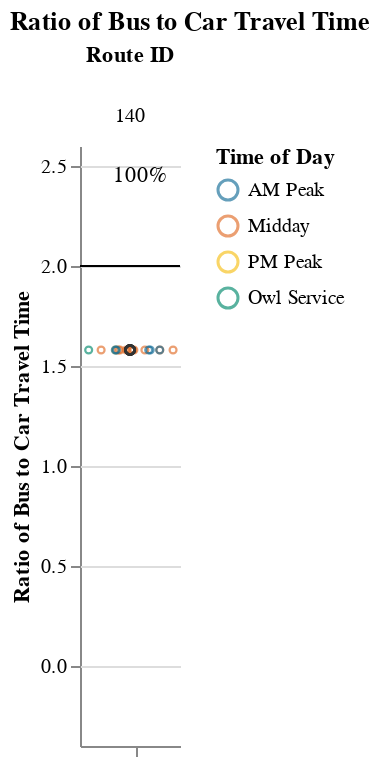
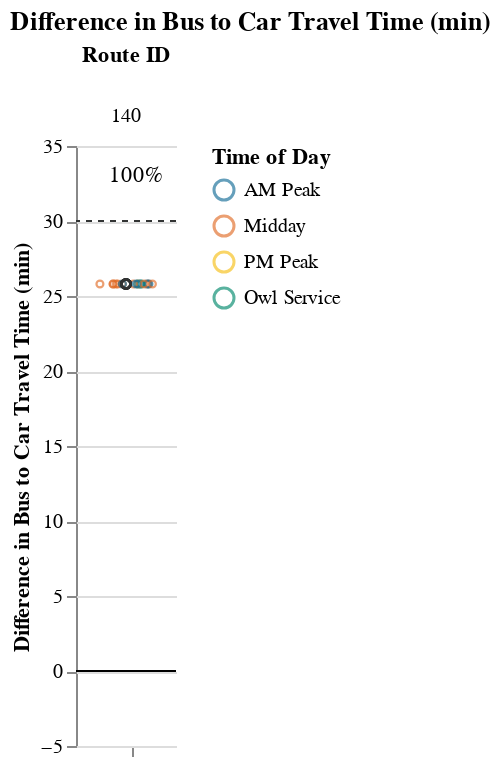

Notebook cell for these charts, in order:
### Markdown cell above
### Medium Routes (1-1.5 hrs)

### Code cell
route_group = "medium"
try:
    display_charts_for_route_group(df, route_group)
except:
    print("No routes meet this criteria.")

### Figure 1 — Vega-Lite specification as saved in the notebook (floating-point values rounded to 4 significant figures)
{"config": {"view": {"continuousWidth": 400, "continuousHeight": 300, "stroke": null}, "facet": {"spacing": 0}}, "data": {"name": "data-7912edfb25ad49102130221559676440"}, "facet": {"column": {"field": "route_id", "sort": ["140"], "title": "Route ID", "type": "nominal"}}, "spec": {"layer": [{"mark": "rule", "encoding": {"color": {"value": "black"}, "y": {"field": "cutoff", "type": "quantitative"}}, "selection": {"selector001": {"type": "interval", "bind": "scales", "encodings": ["x", "y"]}}}, {"mark": {"type": "point", "opacity": 0.65, "size": 12, "strokeWidth": 1.1}, "encoding": {"color": {"field": "time_of_day", "scale": {"range": ["#136C97", "#E16B26", "#F6BF16", "#00896B", "#7790A3", "#5B559C"]}, "sort": ["AM Peak", "Midday", "PM Peak", "Owl Service"], "title": "Time of Day", "type": "nominal"}, "tooltip": [{"field": "route_id", "type": "nominal"}, {"field": "trip_id", "type": "nominal"}, {"field": "service_hours", "type": "quantitative"}, {"field": "car_duration_hours", "type": "quantitative"}, {"field": "bus_multiplier", "type": "quantitative"}, {"field": "bus_difference", "type": "quantitative"}, {"field": "num_trips", "type": "quantitative"}, {"field": "num_competitive", "type": "quantitative"}, {"field": "pct_trips_competitive", "type": "quantitative"}, {"field": "p25", "type": "quantitative"}, {"field": "p50", "type": "quantitative"}, {"field": "p75", "type": "quantitative"}], "x": {"axis": {"grid": false, "labels": false, "ticks": true, "values": [0]}, "field": "jitter", "scale": {}, "title": null, "type": "quantitative"}, "y": {"field": "bus_multiplier", "scale": {"domain": [-0.25, 2.5]}, "title": "Ratio of Bus to Car Travel Time", "type": "quantitative"}}, "transform": [{"calculate": "sqrt(-2*log(random()))*cos(2*PI*random())", "as": "jitter"}], "width": 50}, {"layer": [{"mark": {"type": "point", "opacity": 0.6, "size": 20, "strokeWidth": 1.3}, "encoding": {"color": {"value": "#323434"}, "y": {"field": "bus_multiplier", "type": "quantitative"}}, "transform": [{"filter": "(datum.p50_trip === 1)"}]}, {"mark": {"type": "text", "align": "center", "baseline": "middle"}, "encoding": {"color": {"value": "black"}, "text": {"field": "pct_trips_competitive", "format": ".0%", "type": "quantitative"}, "tooltip": [{"field": "route_id", "type": "nominal"}, {"field": "trip_id", "type": "nominal"}, {"field": "service_hours", "type": "quantitative"}, {"field": "car_duration_hours", "type": "quantitative"}, {"field": "bus_multiplier", "type": "quantitative"}, {"field": "bus_difference", "type": "quantitative"}, {"field": "num_trips", "type": "quantitative"}, {"field": "num_competitive", "type": "quantitative"}, {"field": "pct_trips_competitive", "type": "quantitative"}, {"field": "p25", "type": "quantitative"}, {"field": "p50", "type": "quantitative"}, {"field": "p75", "type": "quantitative"}], "x": {"value": 30}, "y": {"value": 15}}, "transform": [{"calculate": "sqrt(-2*log(random()))*cos(2*PI*random())", "as": "jitter"}, {"filter": "(datum.fastest_trip === 1)"}]}]}]}, "resolve": {"scale": {"y": "shared"}}, "title": "Ratio of Bus to Car Travel Time", "$schema": "https://vega.github.io/schema/vega-lite/v4.17.0.json", "datasets": {"data-7912edfb25ad49102130221559676440": [{"calitp_itp_id": 162, "trip_key": -7441048457027491372, "trip_id": "t_701154_b_486_tn_0", "shape_id": "p_2592", "route_id": "140", "service_hours": 1.17, "trip_first_departure_ts": 58500, "trip_last_arrival_ts": 62700, "departure_hour": 16, "time_of_day": "Midday", "p25": 1.17, "p50": 1.17, "p75": 1.17, "p50_trip": 1, "fastest_trip": 0, "car_duration_hours": 0.74, "competitive_route": 1, "bus_multiplier": 1.58, "bus_difference": 25.8, "num_trips": 18, "num_competitive": 18, "pct_trips_competitive": 1.0, "bus_difference_spread": 0.0, "route_group": "medium", "max_trip_hrs": 1.17, "max_trip_route_group": 1.25, "name": "Lassen Transit Service Agency", "caltrans_district": "02 - Redding", "drmt_organization_name": null, "cutoff2": 30, "cutoff": 2}, {"calitp_itp_id": 162, "trip_key": -6655135641420223528, "trip_id": "t_701159_b_486_tn_0", "shape_id": "p_2590", "route_id": "140", "service_hours": 1.17, "trip_first_departure_ts": 58500, "trip_last_arrival_ts": 62700, "departure_hour": 16, "time_of_day": "Midday", "p25": 1.17, "p50": 1.17, "p75": 1.17, "p50_trip": 1, "fastest_trip": 0, "car_duration_hours": 0.74, "competitive_route": 1, "bus_multiplier": 1.58, "bus_difference": 25.8, "num_trips": 18, "num_competitive": 18, "pct_trips_competitive": 1.0, "bus_difference_spread": 0.0, "route_group": "medium", "max_trip_hrs": 1.17, "max_trip_route_group": 1.25, "name": "Lassen Transit Service Agency", "caltrans_district": "02 - Redding", "drmt_organization_name": null, "cutoff2": 30, "cutoff": 2}, {"calitp_itp_id": 162, "trip_key": 163123633730246985, "trip_id": "t_43182_b_486_tn_0", "shape_id": "p_2590", "route_id": "140", "service_hours": 1.17, "trip_first_departure_ts": 27000, "trip_last_arrival_ts": 31200, "departure_hour": 7, "time_of_day": "AM Peak", "p25": 1.17, "p50": 1.17, "p75": 1.17, "p50_trip": 1, "fastest_trip": 0, "car_duration_hours": 0.74, "competitive_route": 1, "bus_multiplier": 1.58, "bus_difference": 25.8, "num_trips": 18, "num_competitive": 18, "pct_trips_competitive": 1.0, "bus_difference_spread": 0.0, "route_group": "medium", "max_trip_hrs": 1.17, "max_trip_route_group": 1.25, "name": "Lassen Transit Service Agency", "caltrans_district": "02 - Redding", "drmt_organization_name": null, "cutoff2": 30, "cutoff": 2}, {"calitp_itp_id": 162, "trip_key": -7451064904626647667, "trip_id": "t_65615_b_486_tn_0", "shape_id": "p_2590", "route_id": "140", "service_hours": 1.17, "trip_first_departure_ts": 35400, "trip_last_arrival_ts": 39600, "departure_hour": 9, "time_of_day": "AM Peak", "p25": 1.17, "p50": 1.17, "p75": 1.17, "p50_trip": 1, "fastest_trip": 0, "car_duration_hours": 0.74, "competitive_route": 1, "bus_multiplier": 1.58, "bus_difference": 25.8, "num_trips": 18, "num_competitive": 18, "pct_trips_competitive": 1.0, "bus_difference_spread": 0.0, "route_group": "medium", "max_trip_hrs": 1.17, "max_trip_route_group": 1.25, "name": "Lassen Transit Service Agency", "caltrans_district": "02 - Redding", "drmt_organization_name": null, "cutoff2": 30, "cutoff": 2}, {"calitp_itp_id": 162, "trip_key": -148586347677838749, "trip_id": "t_52898_b_486_tn_0", "shape_id": "p_2590", "route_id": "140", "service_hours": 1.17, "trip_first_departure_ts": 39600, "trip_last_arrival_ts": 43800, "departure_hour": 11, "time_of_day": "Midday", "p25": 1.17, "p50": 1.17, "p75": 1.17, "p50_trip": 1, "fastest_trip": 0, "car_duration_hours": 0.74, "competitive_route": 1, "bus_multiplier": 1.58, "bus_difference": 25.8, "num_trips": 18, "num_competitive": 18, "pct_trips_competitive": 1.0, "bus_difference_spread": 0.0, "route_group": "medium", "max_trip_hrs": 1.17, "max_trip_route_group": 1.25, "name": "Lassen Transit Service Agency", "caltrans_district": "02 - Redding", "drmt_organization_name": null, "cutoff2": 30, "cutoff": 2}, {"calitp_itp_id": 162, "trip_key": 5993577854083565528, "trip_id": "t_701152_b_486_tn_0", "shape_id": "p_2592", "route_id": "140", "service_hours": 1.17, "trip_first_departure_ts": 46800, "trip_last_arrival_ts": 51000, "departure_hour": 13, "time_of_day": "Midday", "p25": 1.17, "p50": 1.17, "p75": 1.17, "p50_trip": 1, "fastest_trip": 0, "car_duration_hours": 0.74, "competitive_route": 1, "bus_multiplier": 1.58, "bus_difference": 25.8, "num_trips": 18, "num_competitive": 18, "pct_trips_competitive": 1.0, "bus_difference_spread": 0.0, "route_group": "medium", "max_trip_hrs": 1.17, "max_trip_route_group": 1.25, "name": "Lassen Transit Service Agency", "caltrans_district": "02 - Redding", "drmt_organization_name": null, "cutoff2": 30, "cutoff": 2}, {"calitp_itp_id": 162, "trip_key": -6569951683780537501, "trip_id": "t_311_b_486_tn_0", "shape_id": "p_2590", "route_id": "140", "service_hours": 1.17, "trip_first_departure_ts": 22800, "trip_last_arrival_ts": 27000, "departure_hour": 6, "time_of_day": "Owl Service", "p25": 1.17, "p50": 1.17, "p75": 1.17, "p50_trip": 1, "fastest_trip": 0, "car_duration_hours": 0.74, "competitive_route": 1, "bus_multiplier": 1.58, "bus_difference": 25.8, "num_trips": 18, "num_competitive": 18, "pct_trips_competitive": 1.0, "bus_difference_spread": 0.0, "route_group": "medium", "max_trip_hrs": 1.17, "max_trip_route_group": 1.25, "name": "Lassen Transit Service Agency", "caltrans_district": "02 - Redding", "drmt_organization_name": null, "cutoff2": 30, "cutoff": 2}, {"calitp_itp_id": 162, "trip_key": -427625975056153156, "trip_id": "t_701155_b_486_tn_0", "shape_id": "p_2592", "route_id": "140", "service_hours": 1.17, "trip_first_departure_ts": 63000, "trip_last_arrival_ts": 67200, "departure_hour": 17, "time_of_day": "PM Peak", "p25": 1.17, "p50": 1.17, "p75": 1.17, "p50_trip": 1, "fastest_trip": 1, "car_duration_hours": 0.74, "competitive_route": 1, "bus_multiplier": 1.58, "bus_difference": 25.8, "num_trips": 18, "num_competitive": 18, "pct_trips_competitive": 1.0, "bus_difference_spread": 0.0, "route_group": "medium", "max_trip_hrs": 1.17, "max_trip_route_group": 1.25, "name": "Lassen Transit Service Agency", "caltrans_district": "02 - Redding", "drmt_organization_name": null, "cutoff2": 30, "cutoff": 2}, {"calitp_itp_id": 162, "trip_key": -5321235718658546117, "trip_id": "t_701147_b_486_tn_0", "shape_id": "p_2592", "route_id": "140", "service_hours": 1.17, "trip_first_departure_ts": 25800, "trip_last_arrival_ts": 30000, "departure_hour": 7, "time_of_day": "AM Peak", "p25": 1.17, "p50": 1.17, "p75": 1.17, "p50_trip": 1, "fastest_trip": 0, "car_duration_hours": 0.74, "competitive_route": 1, "bus_multiplier": 1.58, "bus_difference": 25.8, "num_trips": 18, "num_competitive": 18, "pct_trips_competitive": 1.0, "bus_difference_spread": 0.0, "route_group": "medium", "max_trip_hrs": 1.17, "max_trip_route_group": 1.25, "name": "Lassen Transit Service Agency", "caltrans_district": "02 - Redding", "drmt_organization_name": null, "cutoff2": 30, "cutoff": 2}, {"calitp_itp_id": 162, "trip_key": -638598821765185066, "trip_id": "t_701158_b_486_tn_0", "shape_id": "p_2590", "route_id": "140", "service_hours": 1.17, "trip_first_departure_ts": 54000, "trip_last_arrival_ts": 58200, "departure_hour": 15, "time_of_day": "Midday", "p25": 1.17, "p50": 1.17, "p75": 1.17, "p50_trip": 1, "fastest_trip": 0, "car_duration_hours": 0.74, "competitive_route": 1, "bus_multiplier": 1.58, "bus_difference": 25.8, "num_trips": 18, "num_competitive": 18, "pct_trips_competitive": 1.0, "bus_difference_spread": 0.0, "route_group": "medium", "max_trip_hrs": 1.17, "max_trip_route_group": 1.25, "name": "Lassen Transit Service Agency", "caltrans_district": "02 - Redding", "drmt_organization_name": null, "cutoff2": 30, "cutoff": 2}, {"calitp_itp_id": 162, "trip_key": 7377396138524665953, "trip_id": "t_701156_b_486_tn_0", "shape_id": "p_2590", "route_id": "140", "service_hours": 1.17, "trip_first_departure_ts": 43800, "trip_last_arrival_ts": 48000, "departure_hour": 12, "time_of_day": "Midday", "p25": 1.17, "p50": 1.17, "p75": 1.17, "p50_trip": 1, "fastest_trip": 0, "car_duration_hours": 0.74, "competitive_route": 1, "bus_multiplier": 1.58, "bus_difference": 25.8, "num_trips": 18, "num_competitive": 18, "pct_trips_competitive": 1.0, "bus_difference_spread": 0.0, "route_group": "medium", "max_trip_hrs": 1.17, "max_trip_route_group": 1.25, "name": "Lassen Transit Service Agency", "caltrans_district": "02 - Redding", "drmt_organization_name": null, "cutoff2": 30, "cutoff": 2}, {"calitp_itp_id": 162, "trip_key": -1528307077484583669, "trip_id": "t_701150_b_486_tn_0", "shape_id": "p_2592", "route_id": "140", "service_hours": 1.17, "trip_first_departure_ts": 38400, "trip_last_arrival_ts": 42600, "departure_hour": 10, "time_of_day": "Midday", "p25": 1.17, "p50": 1.17, "p75": 1.17, "p50_trip": 1, "fastest_trip": 0, "car_duration_hours": 0.74, "competitive_route": 1, "bus_multiplier": 1.58, "bus_difference": 25.8, "num_trips": 18, "num_competitive": 18, "pct_trips_competitive": 1.0, "bus_difference_spread": 0.0, "route_group": "medium", "max_trip_hrs": 1.17, "max_trip_route_group": 1.25, "name": "Lassen Transit Service Agency", "caltrans_district": "02 - Redding", "drmt_organization_name": null, "cutoff2": 30, "cutoff": 2}, {"calitp_itp_id": 162, "trip_key": 360758471734951794, "trip_id": "t_41753_b_486_tn_0", "shape_id": "p_2590", "route_id": "140", "service_hours": 1.17, "trip_first_departure_ts": 31200, "trip_last_arrival_ts": 35400, "departure_hour": 8, "time_of_day": "AM Peak", "p25": 1.17, "p50": 1.17, "p75": 1.17, "p50_trip": 1, "fastest_trip": 0, "car_duration_hours": 0.74, "competitive_route": 1, "bus_multiplier": 1.58, "bus_difference": 25.8, "num_trips": 18, "num_competitive": 18, "pct_trips_competitive": 1.0, "bus_difference_spread": 0.0, "route_group": "medium", "max_trip_hrs": 1.17, "max_trip_route_group": 1.25, "name": "Lassen Transit Service Agency", "caltrans_district": "02 - Redding", "drmt_organization_name": null, "cutoff2": 30, "cutoff": 2}, {"calitp_itp_id": 162, "trip_key": 7527485283245288471, "trip_id": "t_701151_b_486_tn_0", "shape_id": "p_2592", "route_id": "140", "service_hours": 1.17, "trip_first_departure_ts": 42600, "trip_last_arrival_ts": 46800, "departure_hour": 11, "time_of_day": "Midday", "p25": 1.17, "p50": 1.17, "p75": 1.17, "p50_trip": 1, "fastest_trip": 0, "car_duration_hours": 0.74, "competitive_route": 1, "bus_multiplier": 1.58, "bus_difference": 25.8, "num_trips": 18, "num_competitive": 18, "pct_trips_competitive": 1.0, "bus_difference_spread": 0.0, "route_group": "medium", "max_trip_hrs": 1.17, "max_trip_route_group": 1.25, "name": "Lassen Transit Service Agency", "caltrans_district": "02 - Redding", "drmt_organization_name": null, "cutoff2": 30, "cutoff": 2}, {"calitp_itp_id": 162, "trip_key": -3498275413812165012, "trip_id": "t_701153_b_486_tn_0", "shape_id": "p_2592", "route_id": "140", "service_hours": 1.17, "trip_first_departure_ts": 54000, "trip_last_arrival_ts": 58200, "departure_hour": 15, "time_of_day": "Midday", "p25": 1.17, "p50": 1.17, "p75": 1.17, "p50_trip": 1, "fastest_trip": 0, "car_duration_hours": 0.74, "competitive_route": 1, "bus_multiplier": 1.58, "bus_difference": 25.8, "num_trips": 18, "num_competitive": 18, "pct_trips_competitive": 1.0, "bus_difference_spread": 0.0, "route_group": "medium", "max_trip_hrs": 1.17, "max_trip_route_group": 1.25, "name": "Lassen Transit Service Agency", "caltrans_district": "02 - Redding", "drmt_organization_name": null, "cutoff2": 30, "cutoff": 2}, {"calitp_itp_id": 162, "trip_key": 6834665469824712221, "trip_id": "t_701157_b_486_tn_0", "shape_id": "p_2590", "route_id": "140", "service_hours": 1.17, "trip_first_departure_ts": 48000, "trip_last_arrival_ts": 52200, "departure_hour": 13, "time_of_day": "Midday", "p25": 1.17, "p50": 1.17, "p75": 1.17, "p50_trip": 1, "fastest_trip": 0, "car_duration_hours": 0.74, "competitive_route": 1, "bus_multiplier": 1.58, "bus_difference": 25.8, "num_trips": 18, "num_competitive": 18, "pct_trips_competitive": 1.0, "bus_difference_spread": 0.0, "route_group": "medium", "max_trip_hrs": 1.17, "max_trip_route_group": 1.25, "name": "Lassen Transit Service Agency", "caltrans_district": "02 - Redding", "drmt_organization_name": null, "cutoff2": 30, "cutoff": 2}, {"calitp_itp_id": 162, "trip_key": -717575847019719905, "trip_id": "t_701149_b_486_tn_0", "shape_id": "p_2592", "route_id": "140", "service_hours": 1.17, "trip_first_departure_ts": 34200, "trip_last_arrival_ts": 38400, "departure_hour": 9, "time_of_day": "AM Peak", "p25": 1.17, "p50": 1.17, "p75": 1.17, "p50_trip": 1, "fastest_trip": 0, "car_duration_hours": 0.74, "competitive_route": 1, "bus_multiplier": 1.58, "bus_difference": 25.8, "num_trips": 18, "num_competitive": 18, "pct_trips_competitive": 1.0, "bus_difference_spread": 0.0, "route_group": "medium", "max_trip_hrs": 1.17, "max_trip_route_group": 1.25, "name": "Lassen Transit Service Agency", "caltrans_district": "02 - Redding", "drmt_organization_name": null, "cutoff2": 30, "cutoff": 2}, {"calitp_itp_id": 162, "trip_key": -735780190084402498, "trip_id": "t_701148_b_486_tn_0", "shape_id": "p_2592", "route_id": "140", "service_hours": 1.17, "trip_first_departure_ts": 30000, "trip_last_arrival_ts": 34200, "departure_hour": 8, "time_of_day": "AM Peak", "p25": 1.17, "p50": 1.17, "p75": 1.17, "p50_trip": 1, "fastest_trip": 0, "car_duration_hours": 0.74, "competitive_route": 1, "bus_multiplier": 1.58, "bus_difference": 25.8, "num_trips": 18, "num_competitive": 18, "pct_trips_competitive": 1.0, "bus_difference_spread": 0.0, "route_group": "medium", "max_trip_hrs": 1.17, "max_trip_route_group": 1.25, "name": "Lassen Transit Service Agency", "caltrans_district": "02 - Redding", "drmt_organization_name": null, "cutoff2": 30, "cutoff": 2}]}}

### Figure 2 — Vega-Lite specification as saved in the notebook (floating-point values rounded to 4 significant figures)
{"config": {"view": {"continuousWidth": 400, "continuousHeight": 300, "stroke": null}, "facet": {"spacing": 0}}, "data": {"name": "data-9702cfa317d4cfb1bd349a977c9ba907"}, "facet": {"column": {"field": "route_id", "sort": ["140"], "title": "Route ID", "type": "nominal"}}, "spec": {"layer": [{"mark": "rule", "encoding": {"color": {"value": "black"}, "y": {"field": "cutoff", "type": "quantitative"}}, "selection": {"selector002": {"type": "interval", "bind": "scales", "encodings": ["x", "y"]}}}, {"mark": {"type": "rule", "strokeDash": [3, 3]}, "encoding": {"color": {"value": "#323434"}, "y": {"field": "cutoff2", "type": "quantitative"}}}, {"mark": {"type": "point", "opacity": 0.65, "size": 12, "strokeWidth": 1.1}, "encoding": {"color": {"field": "time_of_day", "scale": {"range": ["#136C97", "#E16B26", "#F6BF16", "#00896B", "#7790A3", "#5B559C"]}, "sort": ["AM Peak", "Midday", "PM Peak", "Owl Service"], "title": "Time of Day", "type": "nominal"}, "tooltip": [{"field": "route_id", "type": "nominal"}, {"field": "trip_id", "type": "nominal"}, {"field": "service_hours", "type": "quantitative"}, {"field": "car_duration_hours", "type": "quantitative"}, {"field": "bus_multiplier", "type": "quantitative"}, {"field": "bus_difference", "type": "quantitative"}, {"field": "num_trips", "type": "quantitative"}, {"field": "num_competitive", "type": "quantitative"}, {"field": "pct_trips_competitive", "type": "quantitative"}, {"field": "p25", "type": "quantitative"}, {"field": "p50", "type": "quantitative"}, {"field": "p75", "type": "quantitative"}], "x": {"axis": {"grid": false, "labels": false, "ticks": true, "values": [0]}, "field": "jitter", "scale": {}, "title": null, "type": "quantitative"}, "y": {"field": "bus_difference", "scale": {"domain": [-5, 35.0]}, "title": "Difference in Bus to Car Travel Time (min)", "type": "quantitative"}}, "transform": [{"calculate": "sqrt(-2*log(random()))*cos(2*PI*random())", "as": "jitter"}], "width": 50}, {"layer": [{"mark": {"type": "point", "opacity": 0.6, "size": 20, "strokeWidth": 1.3}, "encoding": {"color": {"value": "#323434"}, "y": {"field": "bus_difference", "type": "quantitative"}}, "transform": [{"filter": "(datum.p50_trip === 1)"}]}, {"mark": {"type": "text", "align": "center", "baseline": "middle"}, "encoding": {"color": {"value": "black"}, "text": {"field": "pct_trips_competitive", "format": ".0%", "type": "quantitative"}, "tooltip": [{"field": "route_id", "type": "nominal"}, {"field": "trip_id", "type": "nominal"}, {"field": "service_hours", "type": "quantitative"}, {"field": "car_duration_hours", "type": "quantitative"}, {"field": "bus_multiplier", "type": "quantitative"}, {"field": "bus_difference", "type": "quantitative"}, {"field": "num_trips", "type": "quantitative"}, {"field": "num_competitive", "type": "quantitative"}, {"field": "pct_trips_competitive", "type": "quantitative"}, {"field": "p25", "type": "quantitative"}, {"field": "p50", "type": "quantitative"}, {"field": "p75", "type": "quantitative"}], "x": {"value": 30}, "y": {"value": 15}}, "transform": [{"calculate": "sqrt(-2*log(random()))*cos(2*PI*random())", "as": "jitter"}, {"filter": "(datum.fastest_trip === 1)"}]}]}]}, "resolve": {"scale": {"y": "shared"}}, "title": "Difference in Bus to Car Travel Time (min)", "$schema": "https://vega.github.io/schema/vega-lite/v4.17.0.json", "datasets": {"data-9702cfa317d4cfb1bd349a977c9ba907": [{"calitp_itp_id": 162, "trip_key": -7441048457027491372, "trip_id": "t_701154_b_486_tn_0", "shape_id": "p_2592", "route_id": "140", "service_hours": 1.17, "trip_first_departure_ts": 58500, "trip_last_arrival_ts": 62700, "departure_hour": 16, "time_of_day": "Midday", "p25": 1.17, "p50": 1.17, "p75": 1.17, "p50_trip": 1, "fastest_trip": 0, "car_duration_hours": 0.74, "competitive_route": 1, "bus_multiplier": 1.58, "bus_difference": 25.8, "num_trips": 18, "num_competitive": 18, "pct_trips_competitive": 1.0, "bus_difference_spread": 0.0, "route_group": "medium", "max_trip_hrs": 1.17, "max_trip_route_group": 1.25, "name": "Lassen Transit Service Agency", "caltrans_district": "02 - Redding", "drmt_organization_name": null, "cutoff2": 30, "cutoff": 0}, {"calitp_itp_id": 162, "trip_key": -6655135641420223528, "trip_id": "t_701159_b_486_tn_0", "shape_id": "p_2590", "route_id": "140", "service_hours": 1.17, "trip_first_departure_ts": 58500, "trip_last_arrival_ts": 62700, "departure_hour": 16, "time_of_day": "Midday", "p25": 1.17, "p50": 1.17, "p75": 1.17, "p50_trip": 1, "fastest_trip": 0, "car_duration_hours": 0.74, "competitive_route": 1, "bus_multiplier": 1.58, "bus_difference": 25.8, "num_trips": 18, "num_competitive": 18, "pct_trips_competitive": 1.0, "bus_difference_spread": 0.0, "route_group": "medium", "max_trip_hrs": 1.17, "max_trip_route_group": 1.25, "name": "Lassen Transit Service Agency", "caltrans_district": "02 - Redding", "drmt_organization_name": null, "cutoff2": 30, "cutoff": 0}, {"calitp_itp_id": 162, "trip_key": 163123633730246985, "trip_id": "t_43182_b_486_tn_0", "shape_id": "p_2590", "route_id": "140", "service_hours": 1.17, "trip_first_departure_ts": 27000, "trip_last_arrival_ts": 31200, "departure_hour": 7, "time_of_day": "AM Peak", "p25": 1.17, "p50": 1.17, "p75": 1.17, "p50_trip": 1, "fastest_trip": 0, "car_duration_hours": 0.74, "competitive_route": 1, "bus_multiplier": 1.58, "bus_difference": 25.8, "num_trips": 18, "num_competitive": 18, "pct_trips_competitive": 1.0, "bus_difference_spread": 0.0, "route_group": "medium", "max_trip_hrs": 1.17, "max_trip_route_group": 1.25, "name": "Lassen Transit Service Agency", "caltrans_district": "02 - Redding", "drmt_organization_name": null, "cutoff2": 30, "cutoff": 0}, {"calitp_itp_id": 162, "trip_key": -7451064904626647667, "trip_id": "t_65615_b_486_tn_0", "shape_id": "p_2590", "route_id": "140", "service_hours": 1.17, "trip_first_departure_ts": 35400, "trip_last_arrival_ts": 39600, "departure_hour": 9, "time_of_day": "AM Peak", "p25": 1.17, "p50": 1.17, "p75": 1.17, "p50_trip": 1, "fastest_trip": 0, "car_duration_hours": 0.74, "competitive_route": 1, "bus_multiplier": 1.58, "bus_difference": 25.8, "num_trips": 18, "num_competitive": 18, "pct_trips_competitive": 1.0, "bus_difference_spread": 0.0, "route_group": "medium", "max_trip_hrs": 1.17, "max_trip_route_group": 1.25, "name": "Lassen Transit Service Agency", "caltrans_district": "02 - Redding", "drmt_organization_name": null, "cutoff2": 30, "cutoff": 0}, {"calitp_itp_id": 162, "trip_key": -148586347677838749, "trip_id": "t_52898_b_486_tn_0", "shape_id": "p_2590", "route_id": "140", "service_hours": 1.17, "trip_first_departure_ts": 39600, "trip_last_arrival_ts": 43800, "departure_hour": 11, "time_of_day": "Midday", "p25": 1.17, "p50": 1.17, "p75": 1.17, "p50_trip": 1, "fastest_trip": 0, "car_duration_hours": 0.74, "competitive_route": 1, "bus_multiplier": 1.58, "bus_difference": 25.8, "num_trips": 18, "num_competitive": 18, "pct_trips_competitive": 1.0, "bus_difference_spread": 0.0, "route_group": "medium", "max_trip_hrs": 1.17, "max_trip_route_group": 1.25, "name": "Lassen Transit Service Agency", "caltrans_district": "02 - Redding", "drmt_organization_name": null, "cutoff2": 30, "cutoff": 0}, {"calitp_itp_id": 162, "trip_key": 5993577854083565528, "trip_id": "t_701152_b_486_tn_0", "shape_id": "p_2592", "route_id": "140", "service_hours": 1.17, "trip_first_departure_ts": 46800, "trip_last_arrival_ts": 51000, "departure_hour": 13, "time_of_day": "Midday", "p25": 1.17, "p50": 1.17, "p75": 1.17, "p50_trip": 1, "fastest_trip": 0, "car_duration_hours": 0.74, "competitive_route": 1, "bus_multiplier": 1.58, "bus_difference": 25.8, "num_trips": 18, "num_competitive": 18, "pct_trips_competitive": 1.0, "bus_difference_spread": 0.0, "route_group": "medium", "max_trip_hrs": 1.17, "max_trip_route_group": 1.25, "name": "Lassen Transit Service Agency", "caltrans_district": "02 - Redding", "drmt_organization_name": null, "cutoff2": 30, "cutoff": 0}, {"calitp_itp_id": 162, "trip_key": -6569951683780537501, "trip_id": "t_311_b_486_tn_0", "shape_id": "p_2590", "route_id": "140", "service_hours": 1.17, "trip_first_departure_ts": 22800, "trip_last_arrival_ts": 27000, "departure_hour": 6, "time_of_day": "Owl Service", "p25": 1.17, "p50": 1.17, "p75": 1.17, "p50_trip": 1, "fastest_trip": 0, "car_duration_hours": 0.74, "competitive_route": 1, "bus_multiplier": 1.58, "bus_difference": 25.8, "num_trips": 18, "num_competitive": 18, "pct_trips_competitive": 1.0, "bus_difference_spread": 0.0, "route_group": "medium", "max_trip_hrs": 1.17, "max_trip_route_group": 1.25, "name": "Lassen Transit Service Agency", "caltrans_district": "02 - Redding", "drmt_organization_name": null, "cutoff2": 30, "cutoff": 0}, {"calitp_itp_id": 162, "trip_key": -427625975056153156, "trip_id": "t_701155_b_486_tn_0", "shape_id": "p_2592", "route_id": "140", "service_hours": 1.17, "trip_first_departure_ts": 63000, "trip_last_arrival_ts": 67200, "departure_hour": 17, "time_of_day": "PM Peak", "p25": 1.17, "p50": 1.17, "p75": 1.17, "p50_trip": 1, "fastest_trip": 1, "car_duration_hours": 0.74, "competitive_route": 1, "bus_multiplier": 1.58, "bus_difference": 25.8, "num_trips": 18, "num_competitive": 18, "pct_trips_competitive": 1.0, "bus_difference_spread": 0.0, "route_group": "medium", "max_trip_hrs": 1.17, "max_trip_route_group": 1.25, "name": "Lassen Transit Service Agency", "caltrans_district": "02 - Redding", "drmt_organization_name": null, "cutoff2": 30, "cutoff": 0}, {"calitp_itp_id": 162, "trip_key": -5321235718658546117, "trip_id": "t_701147_b_486_tn_0", "shape_id": "p_2592", "route_id": "140", "service_hours": 1.17, "trip_first_departure_ts": 25800, "trip_last_arrival_ts": 30000, "departure_hour": 7, "time_of_day": "AM Peak", "p25": 1.17, "p50": 1.17, "p75": 1.17, "p50_trip": 1, "fastest_trip": 0, "car_duration_hours": 0.74, "competitive_route": 1, "bus_multiplier": 1.58, "bus_difference": 25.8, "num_trips": 18, "num_competitive": 18, "pct_trips_competitive": 1.0, "bus_difference_spread": 0.0, "route_group": "medium", "max_trip_hrs": 1.17, "max_trip_route_group": 1.25, "name": "Lassen Transit Service Agency", "caltrans_district": "02 - Redding", "drmt_organization_name": null, "cutoff2": 30, "cutoff": 0}, {"calitp_itp_id": 162, "trip_key": -638598821765185066, "trip_id": "t_701158_b_486_tn_0", "shape_id": "p_2590", "route_id": "140", "service_hours": 1.17, "trip_first_departure_ts": 54000, "trip_last_arrival_ts": 58200, "departure_hour": 15, "time_of_day": "Midday", "p25": 1.17, "p50": 1.17, "p75": 1.17, "p50_trip": 1, "fastest_trip": 0, "car_duration_hours": 0.74, "competitive_route": 1, "bus_multiplier": 1.58, "bus_difference": 25.8, "num_trips": 18, "num_competitive": 18, "pct_trips_competitive": 1.0, "bus_difference_spread": 0.0, "route_group": "medium", "max_trip_hrs": 1.17, "max_trip_route_group": 1.25, "name": "Lassen Transit Service Agency", "caltrans_district": "02 - Redding", "drmt_organization_name": null, "cutoff2": 30, "cutoff": 0}, {"calitp_itp_id": 162, "trip_key": 7377396138524665953, "trip_id": "t_701156_b_486_tn_0", "shape_id": "p_2590", "route_id": "140", "service_hours": 1.17, "trip_first_departure_ts": 43800, "trip_last_arrival_ts": 48000, "departure_hour": 12, "time_of_day": "Midday", "p25": 1.17, "p50": 1.17, "p75": 1.17, "p50_trip": 1, "fastest_trip": 0, "car_duration_hours": 0.74, "competitive_route": 1, "bus_multiplier": 1.58, "bus_difference": 25.8, "num_trips": 18, "num_competitive": 18, "pct_trips_competitive": 1.0, "bus_difference_spread": 0.0, "route_group": "medium", "max_trip_hrs": 1.17, "max_trip_route_group": 1.25, "name": "Lassen Transit Service Agency", "caltrans_district": "02 - Redding", "drmt_organization_name": null, "cutoff2": 30, "cutoff": 0}, {"calitp_itp_id": 162, "trip_key": -1528307077484583669, "trip_id": "t_701150_b_486_tn_0", "shape_id": "p_2592", "route_id": "140", "service_hours": 1.17, "trip_first_departure_ts": 38400, "trip_last_arrival_ts": 42600, "departure_hour": 10, "time_of_day": "Midday", "p25": 1.17, "p50": 1.17, "p75": 1.17, "p50_trip": 1, "fastest_trip": 0, "car_duration_hours": 0.74, "competitive_route": 1, "bus_multiplier": 1.58, "bus_difference": 25.8, "num_trips": 18, "num_competitive": 18, "pct_trips_competitive": 1.0, "bus_difference_spread": 0.0, "route_group": "medium", "max_trip_hrs": 1.17, "max_trip_route_group": 1.25, "name": "Lassen Transit Service Agency", "caltrans_district": "02 - Redding", "drmt_organization_name": null, "cutoff2": 30, "cutoff": 0}, {"calitp_itp_id": 162, "trip_key": 360758471734951794, "trip_id": "t_41753_b_486_tn_0", "shape_id": "p_2590", "route_id": "140", "service_hours": 1.17, "trip_first_departure_ts": 31200, "trip_last_arrival_ts": 35400, "departure_hour": 8, "time_of_day": "AM Peak", "p25": 1.17, "p50": 1.17, "p75": 1.17, "p50_trip": 1, "fastest_trip": 0, "car_duration_hours": 0.74, "competitive_route": 1, "bus_multiplier": 1.58, "bus_difference": 25.8, "num_trips": 18, "num_competitive": 18, "pct_trips_competitive": 1.0, "bus_difference_spread": 0.0, "route_group": "medium", "max_trip_hrs": 1.17, "max_trip_route_group": 1.25, "name": "Lassen Transit Service Agency", "caltrans_district": "02 - Redding", "drmt_organization_name": null, "cutoff2": 30, "cutoff": 0}, {"calitp_itp_id": 162, "trip_key": 7527485283245288471, "trip_id": "t_701151_b_486_tn_0", "shape_id": "p_2592", "route_id": "140", "service_hours": 1.17, "trip_first_departure_ts": 42600, "trip_last_arrival_ts": 46800, "departure_hour": 11, "time_of_day": "Midday", "p25": 1.17, "p50": 1.17, "p75": 1.17, "p50_trip": 1, "fastest_trip": 0, "car_duration_hours": 0.74, "competitive_route": 1, "bus_multiplier": 1.58, "bus_difference": 25.8, "num_trips": 18, "num_competitive": 18, "pct_trips_competitive": 1.0, "bus_difference_spread": 0.0, "route_group": "medium", "max_trip_hrs": 1.17, "max_trip_route_group": 1.25, "name": "Lassen Transit Service Agency", "caltrans_district": "02 - Redding", "drmt_organization_name": null, "cutoff2": 30, "cutoff": 0}, {"calitp_itp_id": 162, "trip_key": -3498275413812165012, "trip_id": "t_701153_b_486_tn_0", "shape_id": "p_2592", "route_id": "140", "service_hours": 1.17, "trip_first_departure_ts": 54000, "trip_last_arrival_ts": 58200, "departure_hour": 15, "time_of_day": "Midday", "p25": 1.17, "p50": 1.17, "p75": 1.17, "p50_trip": 1, "fastest_trip": 0, "car_duration_hours": 0.74, "competitive_route": 1, "bus_multiplier": 1.58, "bus_difference": 25.8, "num_trips": 18, "num_competitive": 18, "pct_trips_competitive": 1.0, "bus_difference_spread": 0.0, "route_group": "medium", "max_trip_hrs": 1.17, "max_trip_route_group": 1.25, "name": "Lassen Transit Service Agency", "caltrans_district": "02 - Redding", "drmt_organization_name": null, "cutoff2": 30, "cutoff": 0}, {"calitp_itp_id": 162, "trip_key": 6834665469824712221, "trip_id": "t_701157_b_486_tn_0", "shape_id": "p_2590", "route_id": "140", "service_hours": 1.17, "trip_first_departure_ts": 48000, "trip_last_arrival_ts": 52200, "departure_hour": 13, "time_of_day": "Midday", "p25": 1.17, "p50": 1.17, "p75": 1.17, "p50_trip": 1, "fastest_trip": 0, "car_duration_hours": 0.74, "competitive_route": 1, "bus_multiplier": 1.58, "bus_difference": 25.8, "num_trips": 18, "num_competitive": 18, "pct_trips_competitive": 1.0, "bus_difference_spread": 0.0, "route_group": "medium", "max_trip_hrs": 1.17, "max_trip_route_group": 1.25, "name": "Lassen Transit Service Agency", "caltrans_district": "02 - Redding", "drmt_organization_name": null, "cutoff2": 30, "cutoff": 0}, {"calitp_itp_id": 162, "trip_key": -717575847019719905, "trip_id": "t_701149_b_486_tn_0", "shape_id": "p_2592", "route_id": "140", "service_hours": 1.17, "trip_first_departure_ts": 34200, "trip_last_arrival_ts": 38400, "departure_hour": 9, "time_of_day": "AM Peak", "p25": 1.17, "p50": 1.17, "p75": 1.17, "p50_trip": 1, "fastest_trip": 0, "car_duration_hours": 0.74, "competitive_route": 1, "bus_multiplier": 1.58, "bus_difference": 25.8, "num_trips": 18, "num_competitive": 18, "pct_trips_competitive": 1.0, "bus_difference_spread": 0.0, "route_group": "medium", "max_trip_hrs": 1.17, "max_trip_route_group": 1.25, "name": "Lassen Transit Service Agency", "caltrans_district": "02 - Redding", "drmt_organization_name": null, "cutoff2": 30, "cutoff": 0}, {"calitp_itp_id": 162, "trip_key": -735780190084402498, "trip_id": "t_701148_b_486_tn_0", "shape_id": "p_2592", "route_id": "140", "service_hours": 1.17, "trip_first_departure_ts": 30000, "trip_last_arrival_ts": 34200, "departure_hour": 8, "time_of_day": "AM Peak", "p25": 1.17, "p50": 1.17, "p75": 1.17, "p50_trip": 1, "fastest_trip": 0, "car_duration_hours": 0.74, "competitive_route": 1, "bus_multiplier": 1.58, "bus_difference": 25.8, "num_trips": 18, "num_competitive": 18, "pct_trips_competitive": 1.0, "bus_difference_spread": 0.0, "route_group": "medium", "max_trip_hrs": 1.17, "max_trip_route_group": 1.25, "name": "Lassen Transit Service Agency", "caltrans_district": "02 - Redding", "drmt_organization_name": null, "cutoff2": 30, "cutoff": 0}]}}
